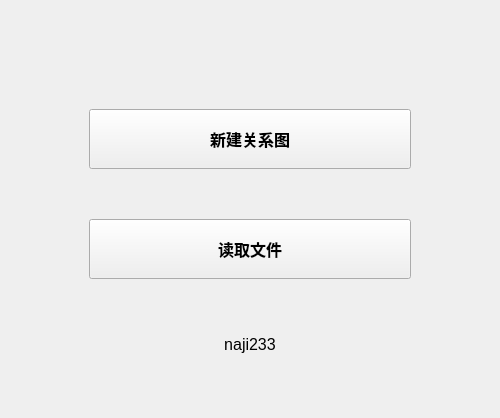
<?xml version="1.0" encoding="UTF-8"?>
<ui version="4.0">
 <class>Launcher</class>
 <widget class="QMainWindow" name="Launcher">
  <property name="geometry">
   <rect>
    <x>0</x>
    <y>0</y>
    <width>500</width>
    <height>418</height>
   </rect>
  </property>
  <property name="windowTitle">
   <string>MainWindow</string>
  </property>
  <property name="styleSheet">
   <string notr="true"/>
  </property>
  <widget class="QWidget" name="centralwidget">
   <layout class="QVBoxLayout" name="verticalLayout_2">
    <item>
     <layout class="QVBoxLayout" name="verticalLayout">
      <property name="spacing">
       <number>50</number>
      </property>
      <property name="leftMargin">
       <number>80</number>
      </property>
      <property name="topMargin">
       <number>100</number>
      </property>
      <property name="rightMargin">
       <number>80</number>
      </property>
      <property name="bottomMargin">
       <number>50</number>
      </property>
      <item>
       <widget class="QPushButton" name="createNew">
        <property name="sizePolicy">
         <sizepolicy hsizetype="Minimum" vsizetype="Expanding">
          <horstretch>0</horstretch>
          <verstretch>0</verstretch>
         </sizepolicy>
        </property>
        <property name="minimumSize">
         <size>
          <width>200</width>
          <height>60</height>
         </size>
        </property>
        <property name="maximumSize">
         <size>
          <width>16777215</width>
          <height>100</height>
         </size>
        </property>
        <property name="font">
         <font>
          <family>Microsoft YaHei UI</family>
          <pointsize>12</pointsize>
          <bold>true</bold>
         </font>
        </property>
        <property name="cursor">
         <cursorShape>PointingHandCursor</cursorShape>
        </property>
        <property name="text">
         <string>新建关系图</string>
        </property>
       </widget>
      </item>
      <item>
       <widget class="QPushButton" name="openFile">
        <property name="sizePolicy">
         <sizepolicy hsizetype="Minimum" vsizetype="Expanding">
          <horstretch>0</horstretch>
          <verstretch>0</verstretch>
         </sizepolicy>
        </property>
        <property name="minimumSize">
         <size>
          <width>200</width>
          <height>60</height>
         </size>
        </property>
        <property name="maximumSize">
         <size>
          <width>16777215</width>
          <height>100</height>
         </size>
        </property>
        <property name="font">
         <font>
          <family>Microsoft YaHei UI</family>
          <pointsize>12</pointsize>
          <bold>true</bold>
         </font>
        </property>
        <property name="cursor">
         <cursorShape>PointingHandCursor</cursorShape>
        </property>
        <property name="text">
         <string>读取文件</string>
        </property>
       </widget>
      </item>
      <item>
       <widget class="QLabel" name="label">
        <property name="sizePolicy">
         <sizepolicy hsizetype="Preferred" vsizetype="Expanding">
          <horstretch>0</horstretch>
          <verstretch>0</verstretch>
         </sizepolicy>
        </property>
        <property name="maximumSize">
         <size>
          <width>16777215</width>
          <height>50</height>
         </size>
        </property>
        <property name="font">
         <font>
          <family>Microsoft YaHei UI</family>
          <pointsize>12</pointsize>
          <bold>false</bold>
         </font>
        </property>
        <property name="text">
         <string>naji233</string>
        </property>
        <property name="alignment">
         <set>Qt::AlignCenter</set>
        </property>
       </widget>
      </item>
     </layout>
    </item>
   </layout>
  </widget>
 </widget>
 <resources/>
 <connections/>
</ui>
